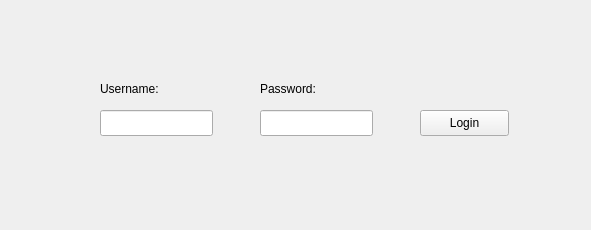
<?xml version="1.0" encoding="UTF-8"?>
<ui version="4.0">
 <class>LoginWindow</class>
 <widget class="QMainWindow" name="LoginWindow">
  <property name="geometry">
   <rect>
    <x>0</x>
    <y>0</y>
    <width>591</width>
    <height>230</height>
   </rect>
  </property>
  <property name="windowTitle">
   <string>Login</string>
  </property>
  <widget class="QWidget" name="centralwidget">
   <widget class="QLabel" name="uname_label">
    <property name="geometry">
     <rect>
      <x>100</x>
      <y>80</y>
      <width>81</width>
      <height>17</height>
     </rect>
    </property>
    <property name="text">
     <string>Username:</string>
    </property>
   </widget>
   <widget class="QLabel" name="pword_label">
    <property name="geometry">
     <rect>
      <x>260</x>
      <y>80</y>
      <width>91</width>
      <height>17</height>
     </rect>
    </property>
    <property name="text">
     <string>Password:</string>
    </property>
   </widget>
   <widget class="QPushButton" name="login">
    <property name="geometry">
     <rect>
      <x>420</x>
      <y>110</y>
      <width>89</width>
      <height>26</height>
     </rect>
    </property>
    <property name="text">
     <string>Login</string>
    </property>
   </widget>
   <widget class="QLineEdit" name="username">
    <property name="geometry">
     <rect>
      <x>100</x>
      <y>110</y>
      <width>113</width>
      <height>26</height>
     </rect>
    </property>
   </widget>
   <widget class="QLineEdit" name="password">
    <property name="geometry">
     <rect>
      <x>260</x>
      <y>110</y>
      <width>113</width>
      <height>26</height>
     </rect>
    </property>
   </widget>
  </widget>
 </widget>
 <resources/>
 <connections/>
</ui>
